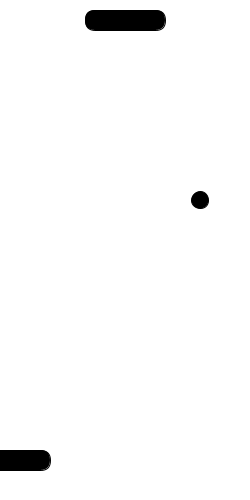
Frame 1 (no input)
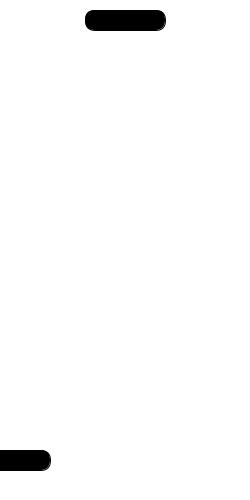
Frame 60 (the mouse pressed at the canvas centre just before this capture)
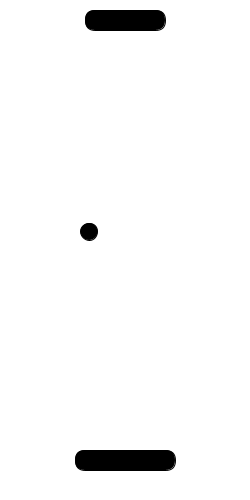
Frame 120 (the mouse held since frame 60 and released just before this capture)

The Processing sketch that drew these frames (run headless with seeded random() and noise(); from frame 60 on, the mouse is pressed at the canvas centre):

// Processing sketch: week04_ballmoving
// ── week04_ballmoving.pde
void setup(){
  size(250,500);
  fill(#000000);
}
float x=200, y=200;
float vx=3, vy=-3.5;
float upboardX=85,upboardY=10,upboardW=80,upboardH=20;
float boardX=mouseX,boardY=450,boardW=100,boardH=20;
void draw(){
  background(#FFFFFF);
  rect(upboardX,upboardY,upboardW,upboardH,100);//上方動態島
  boardX=mouseX-boardW/2;
  fill(#000000);
  rect(boardX,boardY,boardW,boardH,100);//玩家
  fill(0,0,0);
  ellipse(x,y,17,17);
  x+=vx;y+=vy;
  if(x>240)vx=-vx;
  if(y<10)vy=-vy;
  if(x<10)vx=-vx;
  if(y>boardY && y<boardY+boardH && x>boardX && x<boardX+boardW){
    vy=-vy;
    vx+=(mouseX-pmouseX)/2;
  }
}
